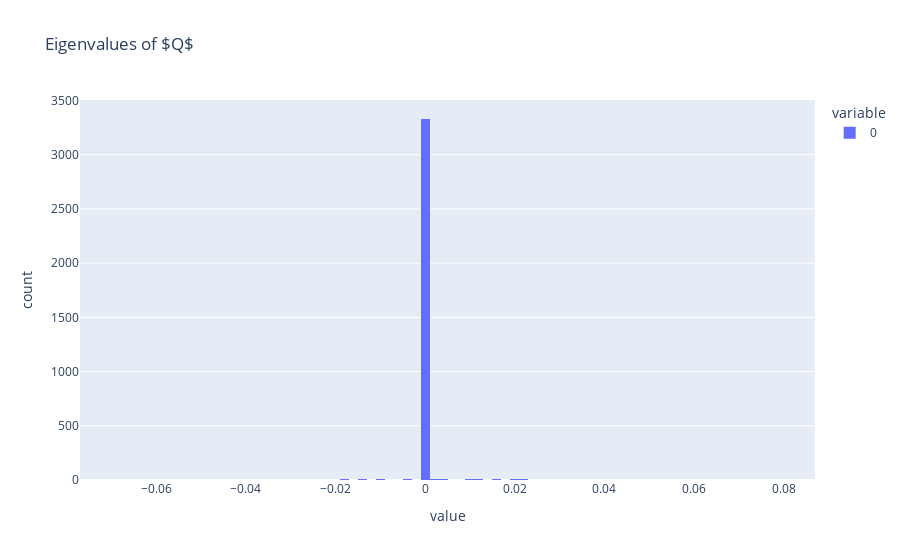

This figure's notebook cell:
### Code cell
px.histogram(vals.flatten(), nbins=100, title="Eigenvalues of $Q$").show()

### Figure 1 — Plotly figure (JSON) as saved in the notebook; plotly's stock layout.template omitted (floating-point values rounded to 4 significant figures; data arrays with more than 128 entries replaced by an {"elided": "..."} marker saying what was removed)
{"data": [{"bingroup": "x", "hovertemplate": "variable=0<br>value=%{x}<br>count=%{y}<extra></extra>", "legendgroup": "0", "marker": {"color": "#636efa", "pattern": {"shape": ""}}, "name": "0", "nbinsx": 100, "orientation": "v", "showlegend": true, "type": "histogram", "x": {"elided": "3451 float values"}, "xaxis": "x", "yaxis": "y"}], "layout": {"barmode": "relative", "legend": {"title": {"text": "variable"}, "tracegroupgap": 0}, "title": {"text": "Eigenvalues of $Q$"}, "xaxis": {"anchor": "y", "domain": [0, 1], "title": {"text": "value"}}, "yaxis": {"anchor": "x", "domain": [0, 1], "title": {"text": "count"}}}}
